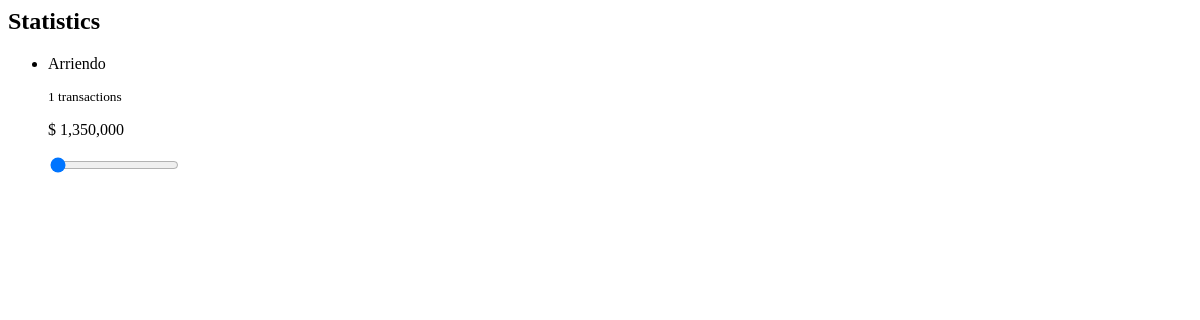
Before: /dashboard/expenses/statistics/ with the older database file.
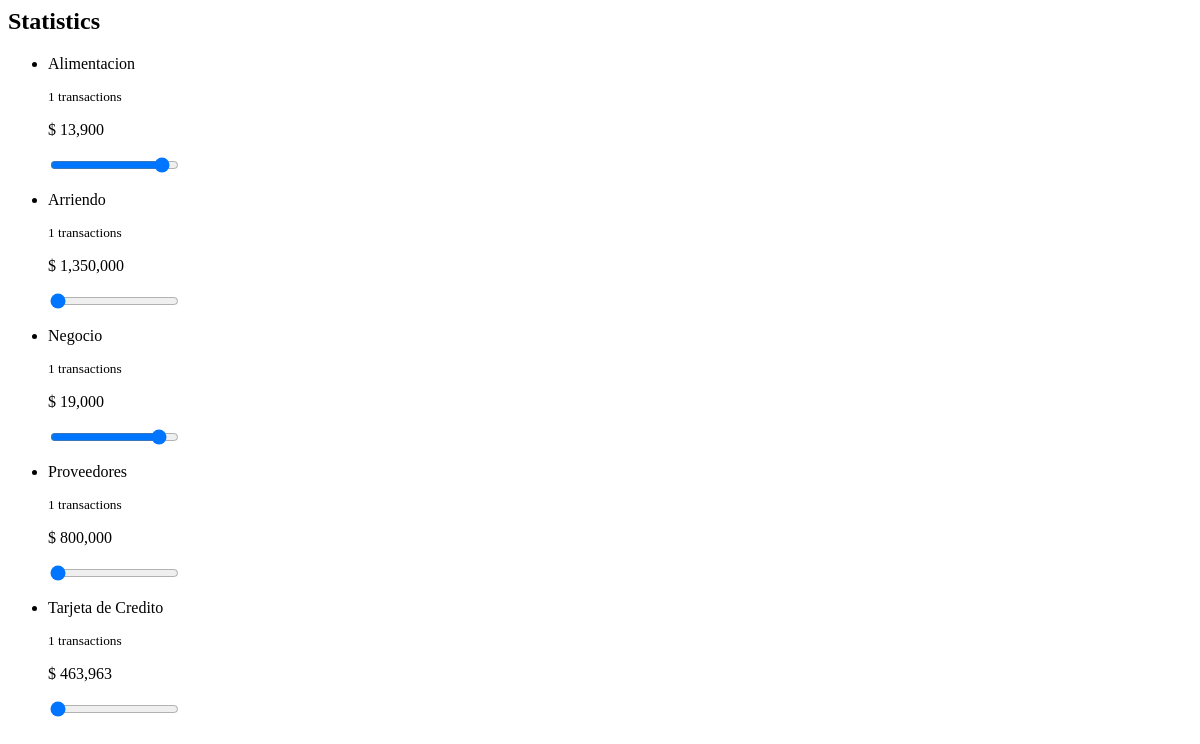
After: the same page with the newer database file.
### Transaction/models.py (models this page shows, shortened)
class Transaction(models.Model):
    class TypePay(models.TextChoices):
        EFECTIVO = "Efectivo"
        TRANSFERENCIA = "Transferencia"
        NEQUI = "Nequi"
        TARJETA_CREDTO = "Tarjeta de Credito"
    description = models.CharField(max_length=150, null=True, blank=True)
    value = models.DecimalField(max_digits=10, decimal_places=2, default=0)
    way_to_pay = models.CharField(max_length=100, choices=TypePay.choices)
    created = models.DateField(auto_now_add=True)
    updated = models.DateField(auto_now_add=True)
    class Meta:
        abstract = True

class Expense(Transaction):
    class TypeExpense(models.TextChoices):
        ALIMENTACION = "Alimentacion"
        TRANSPORTE = "Transporte"
        ALOJAMIENTO = "Alojamiento"
        ENTRETENIMIENTO = "Entretenimiento"
        SALUD = "Salud"
        EDUCACION = "Educación"
        INPUESTOS = "Impuestos"
        SEGUROS = "Seguros"
        SERVICIOS_PUBLICOS = "Servicios públicos"
        MANTENIMIENTO = "Mantenimiento"
        MODA = "Moda"
        TEXNOLOGIA = "Tecnología"
        REGALOS = "Regalos"
        VIAJES = "Viajes"
        ARRIENDO = "Arriendo"
        NEGOCIO = "Negocio"
        TARJETA_CREDITO = "Tarjeta de Credito"
        MERCANCIAS = "Mercancias"
        PROVEEDORES = "Proveedores"
    type = models.CharField(max_length=150, choices=TypeExpense.choices)
    class Meta:
        verbose_name = ("Expense")
        verbose_name_plural = ("Expenses")
    def category(self):
        data = {"name":self.type, "total": self.total_value_by_type(), "number": self.number_transactions_by_type()}
        return data
    def total_value_by_type(self):
        return Expense.objects.filter(type=self.type).aggregate(Sum('value'))['value__sum']
    def number_transactions_by_type(self):
        return Expense.objects.filter(type=self.type).aggregate(Count('id'))['id__count']

### Transaction/views.py (the view)
# urls.py: path('expenses/statistics/', statistics_expenses, name='expenses_statistics'),
def statistics_expenses(request):
    context = {}
    name_template = 'expenses/partials/statistics.html'
    expenses = Expense.objects.all().order_by('type')
    context['categories'] = [x.category() for x in expenses]
    return render(request, name_template, context)

### Transaction/templatetags/filters.py (called while the page is built)
@register.filter(name='format_value_total')
def format_value_total(value):
    return f'$ {value:,.0f}'

@register.filter(name='pct')
def pct(value):
    pct_value = (178000 - value) / 178000
    return f'{(pct_value * 100):,.0f}'

### templates/expenses/partials/statistics.html
{% load filters %}
<div>
    <h2>Statistics</h2>
    <ul>
        {% for category in categories %}
            <li>
                <p>{{ category.name }}</p>
                <small>{{ category.number }} transactions</small>
                <p>{{ category.total|format_value_total }}</p>
                <input type="range" value={{ category.total|pct }}>
            </li>
        {% empty %}
            <li>No hay gastos registrados</li>
        {% endfor %}
    </ul>
</div>

Changed rows visible on the page:
added Expense: name "Alimentacion"
added Expense: name "Negocio"
added Expense: name "Proveedores"
added Expense: name "Tarjeta de Credito"
Other visible differences:
new list line: "1 transactions $ 13,900 92"
new list line: "1 transactions $ 19,000 89"
new list line: "1 transactions $ 800,000 0"
new list line: "1 transactions $ 463,963 0"
